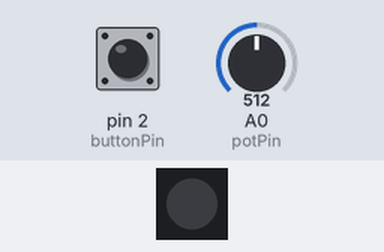
The sketch below on a simulated Arduino Uno, built with avr-gcc and run on an emulated ATmega328P. On the bench: 1 RGB LEDs in strip order, left to right. The test bench sets the inputs (shaded band); at power-on: pin 2 (buttonPin) LOW, A0 (potPin) = 512. Dim RGB values are drawn brighter than linear.

Above: at 1.2 s.
1.3 s: pin 2 (buttonPin) pulled HIGH for 0.15 s
At 2.3 s:
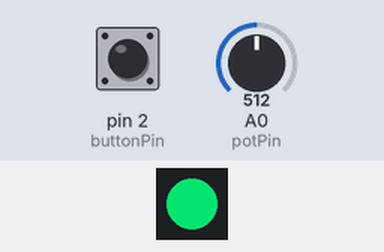
2.9 s: A0 (potPin) set to 716
At 3.6 s:
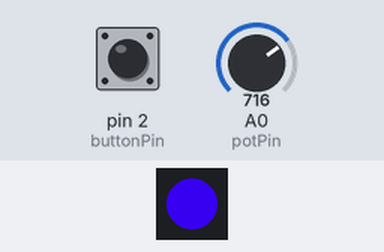
4.4 s: A0 (potPin) set to 900
At 4.7 s:
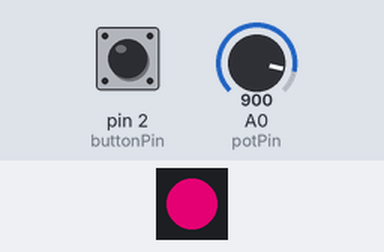
5.9 s: pin 2 (buttonPin) pulled HIGH for 1 s
At 8.65 s:
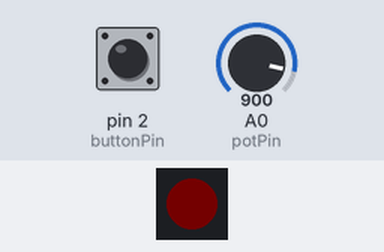
8.9 s: A0 (potPin) set to 245
At 9.66 s:
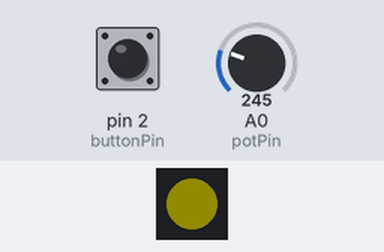
11.9 s: A0 (potPin) set to 265
Timing chart, 0 to 15.9 s (numbered marks = the images above; inputs shaded):
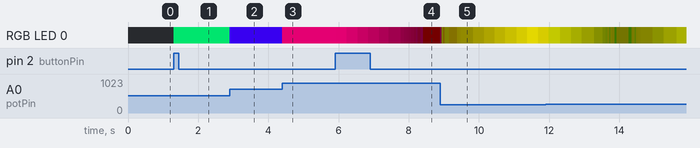

Measured:
- after the input at 1.3 s, RGB LED 0: off → RGB(0, 172, 83) at once
- after the input at 2.9 s, RGB LED 0: RGB(0, 172, 83) → RGB(48, 0, 207) at once
- after the input at 4.4 s, RGB LED 0: RGB(48, 0, 207) → RGB(170, 0, 85) at once
- after the input at 5.9 s, RGB LED 0: RGB(170, 0, 85) → RGB(167, 0, 83) at once, → RGB(132, 0, 66) 0.30 s later, → RGB(101, 0, 50) 0.31 s later, → RGB(75, 0, 37) 0.30 s later, … (17 changes in this stretch)

The sketch:

06_more_led_animations.ino
```cpp
/*
   The following code demonstrates how to create beautiful
   asynchronous LED fading animations and how to switch between
   different modes of animation

   STEPS:
   -Make sure you connect your ChainableLED
   to the right pin on your Seeeduino Lotus
   -Use the potentiometer to change color
   -Press the button to change the animation
 */

#include <FastLED.h>

//connect the potentiometer to pin A0
int potPin = A0;

//connections of the ChainableLED
#define DATA_PIN 5
#define CLOCK_PIN 4

//how many leds
#define NUM_LEDS 1

//an array to hold the led data
CRGB leds[NUM_LEDS];

//how long is the animation
int animationDuration = 2000;
//keep track of last time we updated the led brightness
long lastLedUpdateTime = 0;
//how many steps has the animation
int animationSteps = 40;
//how often are we supposed to change the color of the led
float animationUpdateInterval = animationDuration/animationSteps;
//is our animation moving forward or backward
int animationDirection = 1;
//the maximum & minimum brightness, mainy needed for fade animation
int maxBrightness = 255;
int minBrightness = 0;
//how much do we change the color at every step of the animation
float incrementAmountXStep = (maxBrightness - minBrightness) / animationSteps;
//the led brightness
int brightness;
int color_hue;

//button
int buttonPin = 2;
//the value that the button had in the previous loop()
boolean lastButtonPressed;

//multiple types of animation
enum animationType {
	SINGLE_COLOR,
	FADE,
	BLINK,
	RAINBOW,
	NONE,
};

//the animation currently active
animationType currentAnimation=NONE;
//how many animations do we have
int numAnimations=5;

void setup() {
	//start the led library
	FastLED.addLeds<P9813, DATA_PIN, CLOCK_PIN, RGB>(leds, NUM_LEDS);
}

void loop() {
	//if the button is pressed we change animation
	if (readButton()) {
		//check that we are within the range of the the animations we programmed
		if (currentAnimation<numAnimations-1) {
			//since currentAnimation is a ENUM we cannot simply do currentAnimation++
			currentAnimation = (animationType)(currentAnimation + 1);
		}else{
			currentAnimation = 0;
		}

		// start the right animation
		switch (currentAnimation) {
		case SINGLE_COLOR:
			startSingleColor();
			break;
		case FADE:
			startFadeAnimation(2000,100);
			break;
		case BLINK:
			//we can still use the initFadeAnimation setting the number of steps to 1
			startFadeAnimation(500,1);
			break;
		case RAINBOW:
			startFadeAnimation(1000,100);
			break;
		case NONE:
			stopAnimations();
			break;
		}
	}

	//if the animation is not of type rainbox set the color using the potentiometer
	if (currentAnimation!=RAINBOW) {
		float potValue = analogRead(potPin);
		color_hue = map(potValue, 0,1024,0,255);
	}

	//timing checks and led update is done inside this function
	updateLedAnimation();
}

//this function returns true when the button is pressed
boolean readButton(){
	boolean buttonStatus=false;
	boolean buttonPressed=digitalRead(buttonPin);

	//if the button is now down and the last time through the loop() is was not
	if (buttonPressed && !lastButtonPressed) {
		buttonStatus=true;
	}
	lastButtonPressed=buttonPressed;
	return(buttonStatus);
}

void startFadeAnimation(int animationDuration, int animationSteps){
	animationSteps=animationSteps;
	animationDuration=animationDuration;

	//recall the steps and the intervals
	animationUpdateInterval=animationDuration/animationSteps;
	incrementAmountXStep = (maxBrightness - minBrightness) / animationSteps;
}

void stopAnimations(){
	//turn off
	brightness=0;
}

void startSingleColor() {
	//set the brightness to the max
	brightness=maxBrightness;
}

void updateFadeAnimation() {
	//increment the value of brightness
	brightness = brightness + incrementAmountXStep * animationDirection;
	//check that we havn't reached the extreme
	if (brightness > maxBrightness || brightness < minBrightness) {
		animationDirection *= -1;
		//make sure the value falls between the desired range
		brightness = constrain(brightness,minBrightness, maxBrightness);
	}
}

void startRainbowAnimation(int rainbowDuration, int rainbowSteps){
	color_hue = 0;
	brightness = maxBrightness;
	animationSteps = rainbowSteps;
	animationDuration = rainbowDuration;

	animationUpdateInterval = animationDuration/animationSteps;
	incrementAmountXStep = 255 / animationSteps;
}

void updateRainbowAnimation() {
	//increment the hue
	color_hue += incrementAmountXStep*animationDirection;
	//reset the hue to 0 when we reach 1
	if (color_hue > 255) {
		color_hue = 0;
	}
}

void updateLedAnimation() {
	if (millis() - lastLedUpdateTime > animationUpdateInterval) {
		switch (currentAnimation) {
		case NONE:
			break;

		case FADE:
			updateFadeAnimation();
			break;

		case BLINK:
			updateFadeAnimation();
			break;

		case RAINBOW:
			updateRainbowAnimation();
			break;
		}
		lastLedUpdateTime=millis();
	}

	//update the led color
	leds[0].setHSV(color_hue, 255, brightness);
	FastLED.show();
}
```
